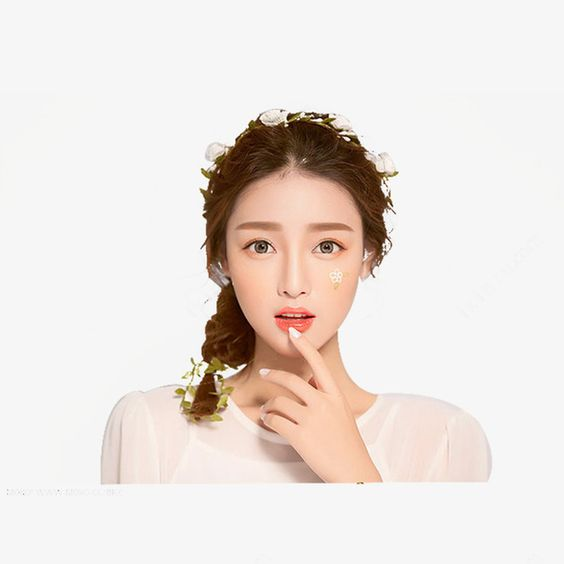
#> input picture FaceAI/Head_specialeffect/1.jpg, 564 x 564 px, found by its file name
$ python head_se.py
#> lines starting #> are read from the running program, lines starting #| are printed output that depends on the picture; after the words box and inside, x2 and y2 are one past the last pixel; in counts of white or black regions, pixels touching at a corner belong together
import cv2

# OpenCV人脸识别分类器
classifier = cv2.CascadeClassifier(
	"/Users/Starkjing/Desktop/ComputerVision/FaceAI/opencv-master/data/haarcascades/haarcascade_frontalface_default.xml"
)

img = cv2.imread("/Users/Starkjing/Desktop/ComputerVision/FaceAI/Head_specialeffect/1.jpg")  # 读取图片
#> img is the input picture: shape (564, 564, 3); mean B, G, R 221.2, 226.2, 234.4
imgCompose = cv2.imread("/Users/Starkjing/Desktop/ComputerVision/FaceAI/Head_specialeffect/crown.png")
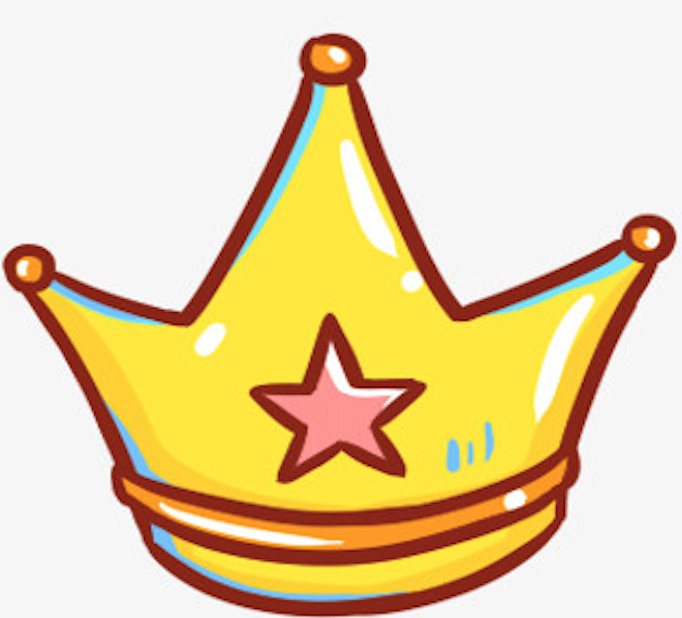
#> input picture FaceAI/Head_specialeffect/crown.png, 682 x 618 px, found by its file name
#> imgCompose is the input picture: shape (618, 682, 3); mean B, G, R 166.2, 210.3, 231.3

gray = cv2.cvtColor(img, cv2.COLOR_BGR2GRAY)  # 转换灰色
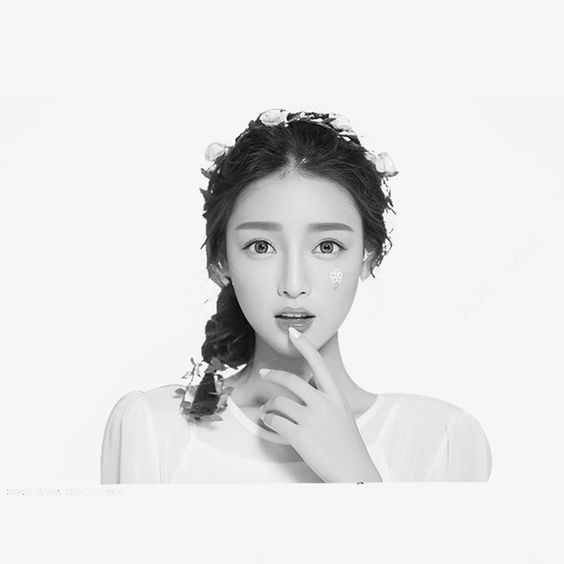
#> gray: shape (564, 564); min 3, max 255, mean 228.1
color = (0, 255, 0)  # 定义绘制颜色
d = 40
# 调用识别人脸
faceRects = classifier.detectMultiScale(
    gray, scaleFactor=1.2, minNeighbors=3, minSize=(32, 32))
#> faceRects = [[205, 174, 178, 178]]
if len(faceRects):  # 大于0则检测到人脸
    for faceRect in faceRects:
        x, y, w, h = faceRect
        sp = imgCompose.shape
        imgComposeSizeH = int(sp[0]/sp[1]*w)
        if imgComposeSizeH>(y-d):
            imgComposeSizeH=(y-d)
        imgComposeSize = cv2.resize(imgCompose,(w, imgComposeSizeH), interpolation=cv2.INTER_NEAREST)
        top = (y-imgComposeSizeH-d)
        if top<=0:
            top=0
        rows, cols, channels = imgComposeSize.shape
        roi = img[top:top+rows,x:x+cols]

        # Now create a mask of logo and create its inverse mask also
        img2gray = cv2.cvtColor(imgComposeSize, cv2.COLOR_RGB2GRAY)
        ret, mask = cv2.threshold(img2gray, 10, 255, cv2.THRESH_BINARY)
        mask_inv = cv2.bitwise_not(mask)

        # Now black-out the area of logo in ROI
        img1_bg = cv2.bitwise_and(roi, roi, mask=mask_inv)

        # Take only region of logo from logo image.
        img2_fg = cv2.bitwise_and(imgComposeSize, imgComposeSize, mask=mask)

        # Put logo in ROI and modify the main image
        dst = cv2.add(img1_bg, img2_fg)
        img[top:top+rows, x:x+cols] = dst
#> this loop made 1 pass
#> (x, y, w, h, sp, rows) on pass 1: (205, 174, 178, 178, (618, 682, 3), 134)
#> pass 1, `imgComposeSize = cv2.resize(imgCompose,(w, imgComposeSizeH), interpola..`:
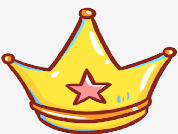
#> imgComposeSize: shape (134, 178, 3); mean B, G, R 166.2, 210.4, 231.3
#> pass 1, `roi = img[top:top+rows,x:x+cols]`:
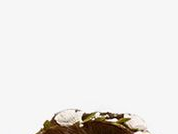
#> roi: shape (134, 178, 3); mean B, G, R 231.7, 233.8, 235.6
#> pass 1, `img2gray = cv2.cvtColor(imgComposeSize, cv2.COLOR_RGB2GRAY)`:
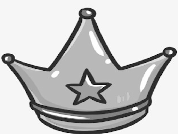
#> img2gray: shape (134, 178); min 13, max 255, mean 199.5
#> after the loop:
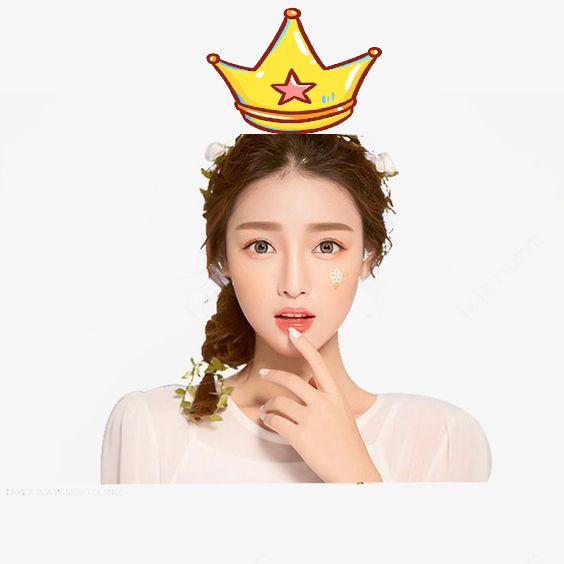
#> img: shape (564, 564, 3); 4.04% of pixels changed, all inside (x1, y1, x2, y2) = (205, 4, 383, 134)
#> after the loop: img1_bg: shape (134, 178, 3); every value is 0

cv2.imshow("image", img)
cv2.waitKey(0)
cv2.destroyAllWindows()
